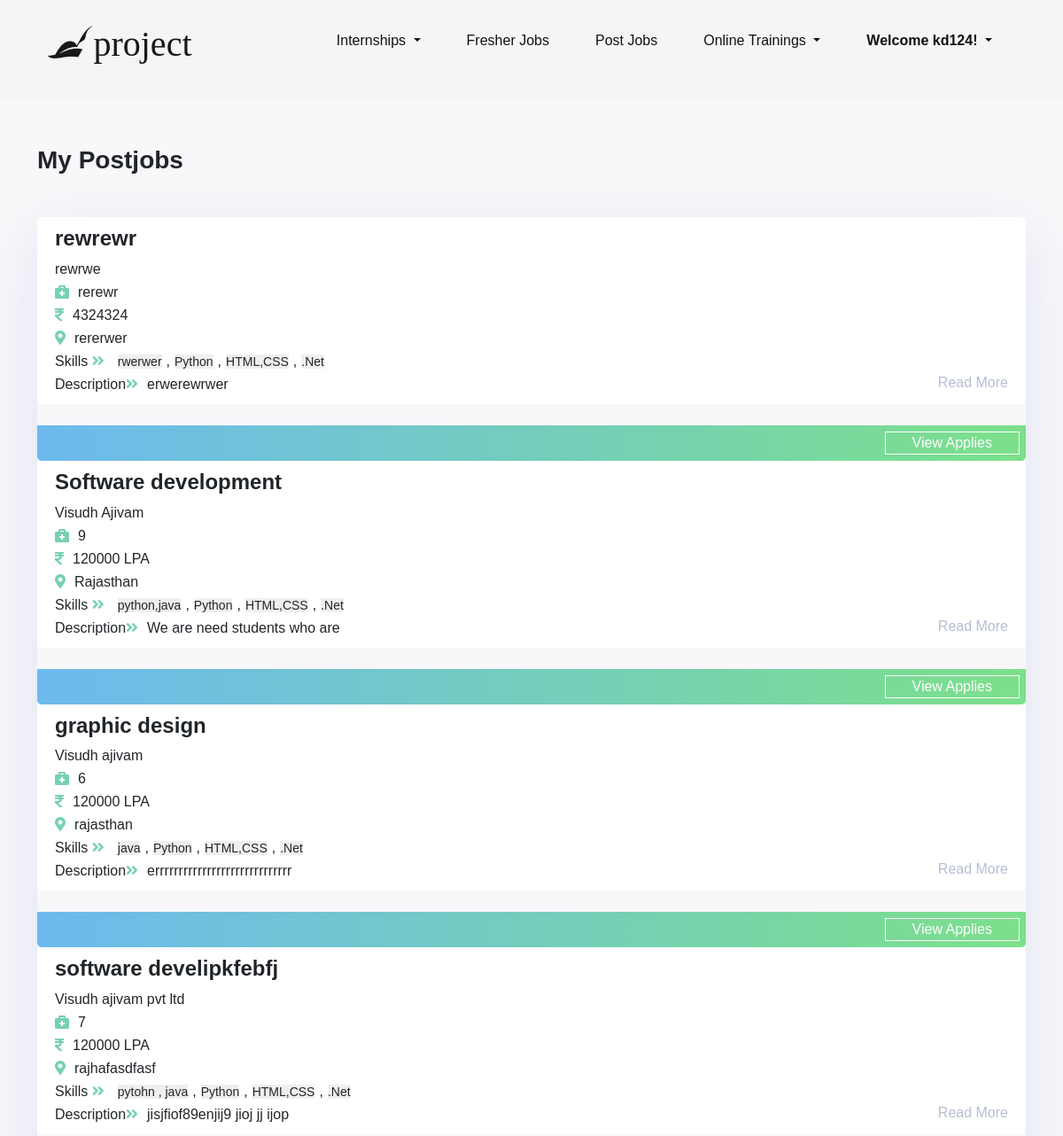
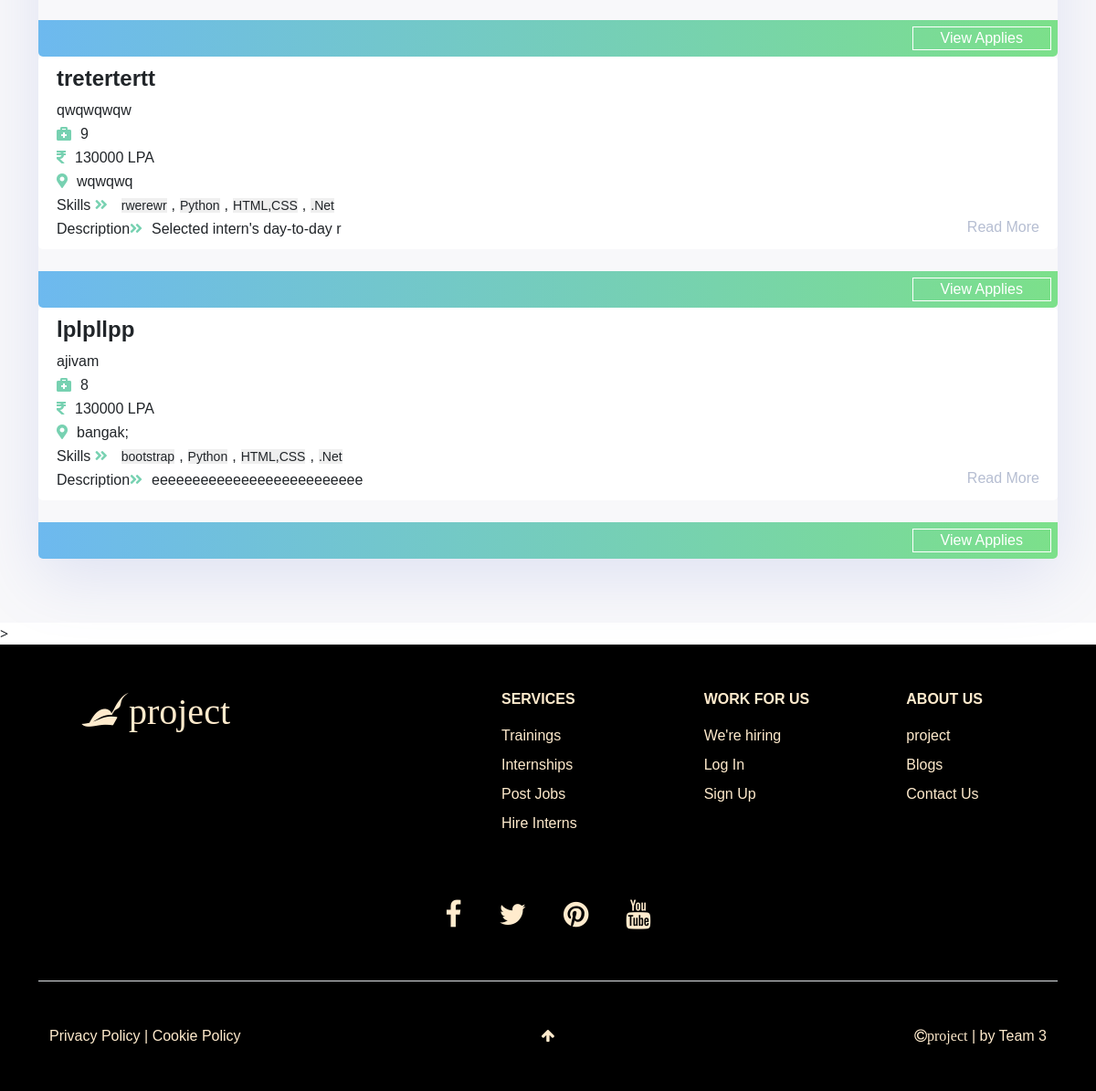
Page /main/myjob/ (signed in) on the committed database (2 pictures, top to bottom).
### home/models.py (models this page shows)
class User(AbstractUser):
    is_student = models.BooleanField(default=False)
    is_employer = models.BooleanField(default=False)
    def __str__(self):
        return self.username

### recruiterprofiles/models.py (models this page shows)
class Mypostjob(models.Model):
    user = models.ForeignKey(User, on_delete=models.CASCADE)
    post_id = models.AutoField(primary_key=True)
    position = models.CharField(max_length=50)
    company = models.CharField(max_length=500,default="")
    experience = models.CharField(max_length=5000,default="")
    package = models.CharField(max_length=500,default="")
    location = models.CharField(max_length=500,default="")
    skill= models.CharField(max_length=500,default="")
    desc = models.CharField(max_length=5000,default="")
    pub_date = models.DateField(default=now)

### recruiterprofiles/views.py (the view)
# urls.py: path('myjob/', views.myjob, name='myjob'),
@login_required(login_url='/signupR')
def myjob(request):
    jobs = Mypostjob.objects.filter(user=request.user)
    return render(request,'recruiterprofiles/myjob.html',{'jobs':jobs})

### templates/recruiterprofiles/myjob.html (shortened to what this page needs)
{% extends 'base.html' %}
{% block content%}<link rel="stylesheet" href="/static/css/fresher.css">{% endblock content %}
{% block body %}
<div id="jobs">
    <div class="container">
        <h3 class="mb-5"> <b>My Postjobs</b></h3>
<div class="company-details ">
    {% for i in jobs%}
    <div class="job-update">
        <h4><b>{{i.position}}</b></h4>
        <p>{{i.company}}</p>
        <i class="fas fa-briefcase-medical"></i><span>{{i.experience}}</span><br>
        <i class="fas fa-rupee-sign"></i><span>{{i.package}}</span><br>
        <i class="fas fa-map-marker-alt"></i><span>{{i.location}}</span>
        <p>Skills <i class="fas fa-angle-double-right"></i><small>{{i.skill}}</small>,<small>Python</small>,<small>HTML,CSS</small>,<small>.Net</small></p>
        <p>Description<i class="fas fa-angle-double-right"></i>{{i.desc|slice:"0:30"}}<a href="">Read More</a></p>
    </div>
    <br>
    <div class="apply-btn">
        <a href="/main/{{i.post_id}}/view_applies/"><button type="button" class="btn btn-primary">View Applies </button></a>
    </div>
    {% endfor %}
</div>
</div>
</div>>
{% endblock body %}

### templates/base.html (shortened to what this page needs)
<!DOCTYPE html>
<html lang="en" dir="ltr">
<head>
    <link rel="stylesheet" href="https://use.fontawesome.com/releases/v5.8.1/css/all.css"
>
    <link rel="stylesheet" href="https://cdnjs.cloudflare.com/ajax/libs/font-awesome/4.7.0/css/font-awesome.min.css">
    <link href="https://cdn.jsdelivr.net/npm/bootstrap@5.0.1/dist/css/bootstrap.min.css" rel="stylesheet"
>
    <link rel="stylesheet" type="text/css" href="/static/css/slick.css">
    <link rel="stylesheet" type="text/css" href="/static/css/slick-theme.css">
    {% block content%} {% endblock content %}
    <link rel="stylesheet" href="/static/css/styles.css">
</head>
<body>
    <header class="other-pages-header" id="top">
        <div class="container fixed-top py-3">
            <nav class="navbar navbar-light navbar-logo">
                <div class="container-fluid">
                    <a class="navbar-brand" href="\"><span class="fs-1 fa fa-pied-piper">project</span></a>
                </div>
            </nav>
            <nav class="navbar navbar-expand-lg navbar-light float-end d-none d-lg-block">
                <div class="container-fluid">
                    <div class="collapse navbar-collapse other-pages-navbarNavDropdown" id="navbarNavDropdown">
                        <ul class="navbar-nav">
                            <li class="nav-item mx-3">
                                <a class="nav-link dropdown-toggle" href="#" id="navbarDropdownMenuLink" role="button"
                                    data-bs-toggle="dropdown" aria-expanded="false">
                                    Internships
                                </a>
                            </li>
                            <li class="nav-item mx-3">
                                <a class="nav-link" aria-current="page" href="/main/fresherjobs">
                                    Fresher Jobs
                                </a>
                            </li>
                            {% if user.is_authenticated and user.is_employer %}
                            <li class="nav-item mx-3">
                                <a class="nav-link" aria-current="page" href="/main/">
                                    Post Jobs
                                </a>
                            </li>
                            {% endif %}
                            <li class="nav-item mx-3">
                                <a class="nav-link dropdown-toggle" href="/training" target="_blank"
                                    id="navbarDropdownMenuLink" role="button" data-bs-toggle="dropdown"
                                    aria-expanded="false">
                                    Online Trainings
                                </a>
                            </li>
                            {% if user.is_authenticated %}
                            <li class="nav-item mx-3">
                                <a class="nav-link dropdown-toggle" href="" target="_blank" id="navbarDropdownMenuLink"
                                    role="button" data-bs-toggle="dropdown" aria-expanded="false">
                                    <b>Welcome {{request.user}}!</b>
                                </a>
                            </li>
                            {% endif %}
                        </ul>
                    </div>
                </div>
            </nav>
        </div>
    </header>
     {% block body %} {% endblock body %}
    <footer>
        <div class="container py-5 theme-text-color">
            <div class="row footer-important-links">
                <div class="container-fluid brand-name fs-3 col-md-4 col-12 text-center text-md-start mb-5">
                    <a class="navbar-brand fs-1 fa fa-pied-piper" href="index.html">project</a>
                </div>
                <div class="footer-content col-md-7 col-12 text-center text-md-start">
                    <div class="row">
                        <div class="col-4">
                            <ul class="lists links">
                                <li class="fw-bold mb-3">SERVICES</li>
                                <li class="my-2"><a href="trainings.html" target="_blank">Trainings</a></li>
                                <li class="my-2"><a href="internships.html">Internships</a></li>
                                <li class="my-2"><a href="">Post Jobs</a></li>
                                <li class="my-2"><a href="#">Hire Interns</a></li>
                            </ul>
                        </div>
                        <div class="col-4">
                            <ul class="lists links">
                                <li class="fw-bold mb-3">WORK FOR US</li>
                                <li class="my-2"><a href="#">We're hiring</a></li>
                                <li class="my-2"><a href="#" onclick="loginscreenon()">Log In</a></li>
                                <li class="my-2"><a href="#">Sign Up</a></li>
                            </ul>
                        </div>
                        <div class="col-4">
                            <ul class="lists links">
                                <li class="fw-bold mb-3">ABOUT US</li>
                                <li class="my-2"><a href="index.html">project</a></li>
                                <li class="my-2"><a href="">Blogs</a></li>
                                <li class="my-2"><a href="/contact">Contact Us</a></li>
                            </ul>
                        </div>
                    </div>
                </div>
            </div>
            <div class="container social border-bottom pb-5 text-center links fs-2 my-4 my-md-5">
                <a href="" class="fa fa-facebook mx-3"></a>
                <a href="" class="fa fa-twitter mx-3"></a>
                <a href="" class="fa fa-pinterest mx-3"></a>
                <a href="" class="fa fa-youtube mx-3"></a>
            </div>
            <div class="container footer-secondary-links">
                <div class="row">
                    <div class="links col-5">
                        <a href="" class="">Privacy Policy</a> |
                        <a href="" class="">Cookie Policy</a>
                    </div>
                    <div class="text-center col-2 links">
                        <a href="#top" class="fa fa-arrow-up"></a>
                    </div>
                    <div class="text-end col-5 links">
                        <a href="index.html" class="fa fa-copyright">project</a> | by Team 3
                    </div>
                </div>
            </div>
        </div>
    </footer>
</body>
</html>

### static/css/fresher.css (style rules this page uses)
* { padding: 0; margin: 0; font-family: sans-serif; }
.nav-link { font-size: 16px; color: rgb(20, 17, 17) !important; margin: 2px; }
.navbar-nav { text-align: right; }
#jobs { background: #f8f8fa; padding: 50px 0; }
.company-details { box-shadow: 0 20px 70px 0 rgba(110, 130, 208, .18); border-radius: 5px; margin-bottom: 20px; }
.job-update { background: white; padding: 10px 20px; border-radius: 5px; }
.job-update .fas { margin-top: 5px; margin-right: 10px; color: #77d1b1; }
.job-update small { background: #efefef; padding: 1 5px; margin: 0 5px; }
.job-update p { margin-bottom: 0 !important; }
.job-update a { text-decoration: none !important; color: #b6bed2; float: right; }
.apply-btn { height: 40px; background-image: linear-gradient(to right, #6db9ef, #7ce08a); padding: 7px; border-bottom-left-radius: 5px; border-bottom-right-radius: 5px; }
.apply-btn .btn-primary { padding: 0 30px; float: right; border-radius: 0; box-shadow: none !important; background: transparent; border: 1px solid white; }
.fa-copyright { color: red; }

### static/css/styles.css (style rules this page uses)
* { padding: 0; margin: 0; box-sizing: border-box; }
.theme-text-color, .theme-text-color a { color: blanchedalmond !important; }
.navbar-logo { float: left; }
footer { background: black; }
.footer-important-links, .footer-secondary-links { justify-content: space-between; }
.other-pages-header { background-color: whitesmoke; height: 113.5px; }
.other-pages-header .fixed-top { background-color: whitesmoke; }
:root { --surface-color: whitesmoke; --curve: 10; }

### rows in the picture
User: user "kd124"
Mypostjob: position "rewrewr", company "rewrwe", experience "rerewr", package "4324324", location "rererwer", skill "rwerwer", desc "erwerewrwer"
Mypostjob: position "Software development", company "Visudh Ajivam", experience "9", package "120000 LPA", location "Rajasthan", skill "python,java", desc "We are need students who are"
Mypostjob: position "graphic design", company "Visudh ajivam", experience "6", package "120000 LPA", location "rajasthan", skill "java", desc "errrrrrrrrrrrrrrrrrrrrrrrrrrrr"
Mypostjob: position "software develipkfebfj", company "Visudh ajivam pvt ltd", experience "7", package "120000 LPA", location "rajhafasdfasf", skill "pytohn , java", desc "jisjfiof89enjij9 jioj jj ijop"
Mypostjob: position "tretertertt", company "qwqwqwqw", experience "9", package "130000 LPA", location "wqwqwq", skill "rwerewr", desc "Selected intern's day-to-day r"
Mypostjob: position "lplpllpp", company "ajivam", experience "8", package "130000 LPA", location "bangak;", skill "bootstrap", desc "eeeeeeeeeeeeeeeeeeeeeeeeee"
